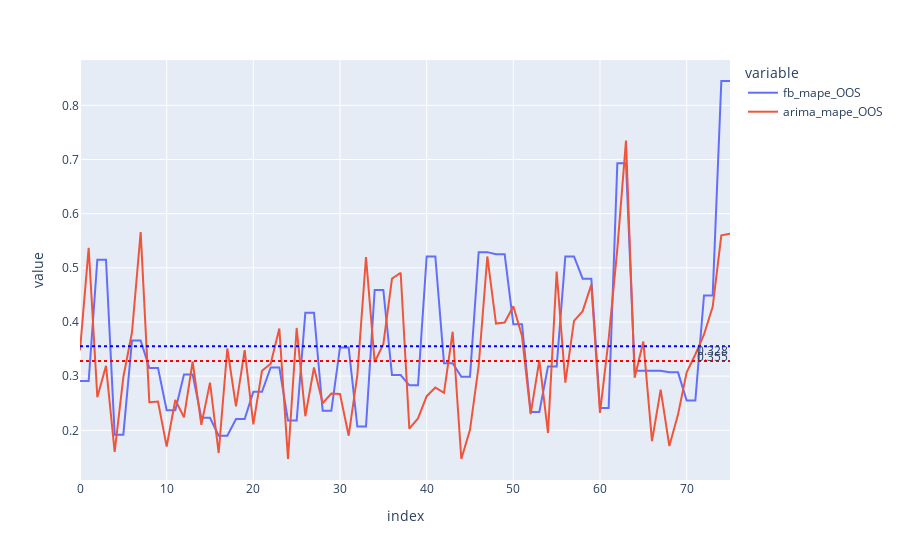

The code cell stored with this chart in its notebook:
### Code cell
res = pd.merge(res_fb.set_index('store_id')['fb_mape_OOS'],
               res_whole_holiday_promo.set_index(
                   'store_id')[['RW_mape_OOS', 'arima_mape_OOS']],
               'inner', left_index=True, right_index=True).reset_index()

# %%
fig = res[['fb_mape_OOS',
        #    'RW_mape_OOS',
           'arima_mape_OOS'
           ]].plot()

# RW_mean = round(res['RW_mape_OOS'].mean(), 3)
# fig.add_hline(y=RW_mean, line_dash="dot", line_color='red',
#               annotation_text=str(RW_mean))

arima_mean = round(res['arima_mape_OOS'].mean(), 3)
fig.add_hline(y=arima_mean, line_dash="dot", line_color='red',
              annotation_text=str(arima_mean)
        )

fb_mean = round(res['fb_mape_OOS'].mean(), 3)
fig.add_hline(y=fb_mean, line_dash="dot", line_color='blue',
              annotation_text=str(fb_mean),
              annotation_position="bottom right")

### Figure 1 — Plotly figure (JSON) as saved in the notebook; plotly's stock layout.template omitted (floating-point values rounded to 4 significant figures)
{"data": [{"hovertemplate": "variable=fb_mape_OOS<br>index=%{x}<br>value=%{y}<extra></extra>", "legendgroup": "fb_mape_OOS", "line": {"color": "#636efa", "dash": "solid"}, "mode": "lines", "name": "fb_mape_OOS", "orientation": "v", "showlegend": true, "type": "scatter", "x": [0, 1, 2, 3, 4, 5, 6, 7, 8, 9, 10, 11, 12, 13, 14, 15, 16, 17, 18, 19, 20, 21, 22, 23, 24, 25, 26, 27, 28, 29, 30, 31, 32, 33, 34, 35, 36, 37, 38, 39, 40, 41, 42, 43, 44, 45, 46, 47, 48, 49, 50, 51, 52, 53, 54, 55, 56, 57, 58, 59, 60, 61, 62, 63, 64, 65, 66, 67, 68, 69, 70, 71, 72, 73, 74, 75], "xaxis": "x", "y": [0.291, 0.291, 0.515, 0.515, 0.192, 0.192, 0.366, 0.366, 0.315, 0.315, 0.237, 0.237, 0.303, 0.303, 0.223, 0.223, 0.19, 0.19, 0.221, 0.221, 0.271, 0.271, 0.316, 0.316, 0.218, 0.218, 0.417, 0.417, 0.236, 0.236, 0.353, 0.353, 0.207, 0.207, 0.459, 0.459, 0.302, 0.302, 0.283, 0.283, 0.521, 0.521, 0.324, 0.324, 0.299, 0.299, 0.529, 0.529, 0.525, 0.525, 0.396, 0.396, 0.234, 0.234, 0.318, 0.318, 0.521, 0.521, 0.48, 0.48, 0.241, 0.241, 0.693, 0.693, 0.31, 0.31, 0.31, 0.31, 0.307, 0.307, 0.255, 0.255, 0.449, 0.449, 0.845, 0.845], "yaxis": "y"}, {"hovertemplate": "variable=arima_mape_OOS<br>index=%{x}<br>value=%{y}<extra></extra>", "legendgroup": "arima_mape_OOS", "line": {"color": "#EF553B", "dash": "solid"}, "mode": "lines", "name": "arima_mape_OOS", "orientation": "v", "showlegend": true, "type": "scatter", "x": [0, 1, 2, 3, 4, 5, 6, 7, 8, 9, 10, 11, 12, 13, 14, 15, 16, 17, 18, 19, 20, 21, 22, 23, 24, 25, 26, 27, 28, 29, 30, 31, 32, 33, 34, 35, 36, 37, 38, 39, 40, 41, 42, 43, 44, 45, 46, 47, 48, 49, 50, 51, 52, 53, 54, 55, 56, 57, 58, 59, 60, 61, 62, 63, 64, 65, 66, 67, 68, 69, 70, 71, 72, 73, 74, 75], "xaxis": "x", "y": [0.348, 0.537, 0.261, 0.319, 0.16, 0.298, 0.381, 0.566, 0.252, 0.253, 0.17, 0.256, 0.224, 0.327, 0.21, 0.288, 0.158, 0.351, 0.244, 0.348, 0.211, 0.31, 0.323, 0.388, 0.147, 0.389, 0.226, 0.316, 0.25, 0.268, 0.267, 0.19, 0.302, 0.52, 0.326, 0.359, 0.48, 0.491, 0.203, 0.222, 0.263, 0.279, 0.269, 0.382, 0.147, 0.201, 0.319, 0.521, 0.397, 0.399, 0.429, 0.374, 0.23, 0.329, 0.195, 0.493, 0.288, 0.402, 0.42, 0.469, 0.232, 0.369, 0.535, 0.735, 0.297, 0.364, 0.18, 0.275, 0.171, 0.229, 0.307, 0.34, 0.377, 0.428, 0.56, 0.563], "yaxis": "y"}], "layout": {"annotations": [{"showarrow": false, "text": "0.328", "x": 1, "xanchor": "right", "xref": "x domain", "y": 0.328, "yanchor": "bottom", "yref": "y"}, {"showarrow": false, "text": "0.355", "x": 1, "xanchor": "right", "xref": "x domain", "y": 0.355, "yanchor": "top", "yref": "y"}], "legend": {"title": {"text": "variable"}, "tracegroupgap": 0}, "margin": {"t": 60}, "shapes": [{"line": {"color": "red", "dash": "dot"}, "type": "line", "x0": 0, "x1": 1, "xref": "x domain", "y0": 0.328, "y1": 0.328, "yref": "y"}, {"line": {"color": "blue", "dash": "dot"}, "type": "line", "x0": 0, "x1": 1, "xref": "x domain", "y0": 0.355, "y1": 0.355, "yref": "y"}], "xaxis": {"anchor": "y", "domain": [0, 1], "title": {"text": "index"}}, "yaxis": {"anchor": "x", "domain": [0, 1], "title": {"text": "value"}}}}
